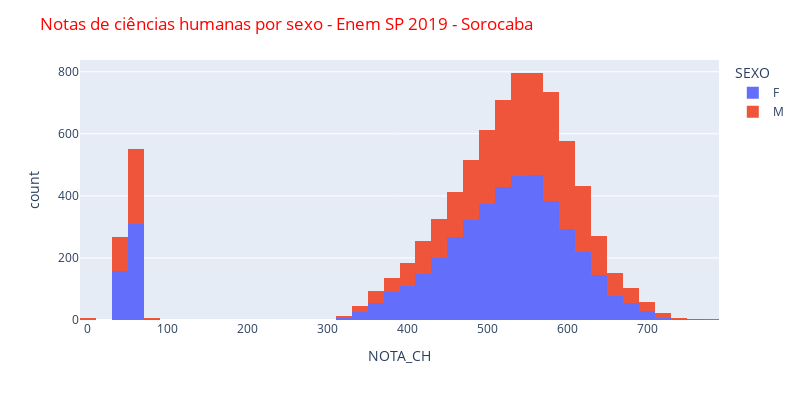

The notebook cell saved with this chart:
### Code cell
grafico = px.histogram (sorocaba, x='NOTA_CH', nbins=60, color='SEXO')
grafico.update_layout(width=800, height=400, title_text='Notas de ciências humanas por sexo - Enem SP 2019 - Sorocaba',
                     title_font_color='red')
grafico.show()

### Figure 1 — Plotly figure (JSON) as saved in the notebook; plotly's stock layout.template omitted (floating-point values rounded to 4 significant figures; data arrays with more than 128 entries replaced by an {"elided": "..."} marker saying what was removed)
{"data": [{"alignmentgroup": "True", "bingroup": "x", "hovertemplate": "SEXO=F<br>NOTA_CH=%{x}<br>count=%{y}<extra></extra>", "legendgroup": "F", "marker": {"color": "#636efa", "pattern": {"shape": ""}}, "name": "F", "nbinsx": 60, "offsetgroup": "F", "orientation": "v", "showlegend": true, "type": "histogram", "x": {"elided": "4642 float values"}, "xaxis": "x", "yaxis": "y"}, {"alignmentgroup": "True", "bingroup": "x", "hovertemplate": "SEXO=M<br>NOTA_CH=%{x}<br>count=%{y}<extra></extra>", "legendgroup": "M", "marker": {"color": "#EF553B", "pattern": {"shape": ""}}, "name": "M", "nbinsx": 60, "offsetgroup": "M", "orientation": "v", "showlegend": true, "type": "histogram", "x": {"elided": "3446 float values"}, "xaxis": "x", "yaxis": "y"}], "layout": {"barmode": "relative", "height": 400, "legend": {"title": {"text": "SEXO"}, "tracegroupgap": 0}, "margin": {"t": 60}, "title": {"font": {"color": "red"}, "text": "Notas de ciências humanas por sexo - Enem SP 2019 - Sorocaba"}, "width": 800, "xaxis": {"anchor": "y", "domain": [0, 1], "title": {"text": "NOTA_CH"}}, "yaxis": {"anchor": "x", "domain": [0, 1], "title": {"text": "count"}}}}
